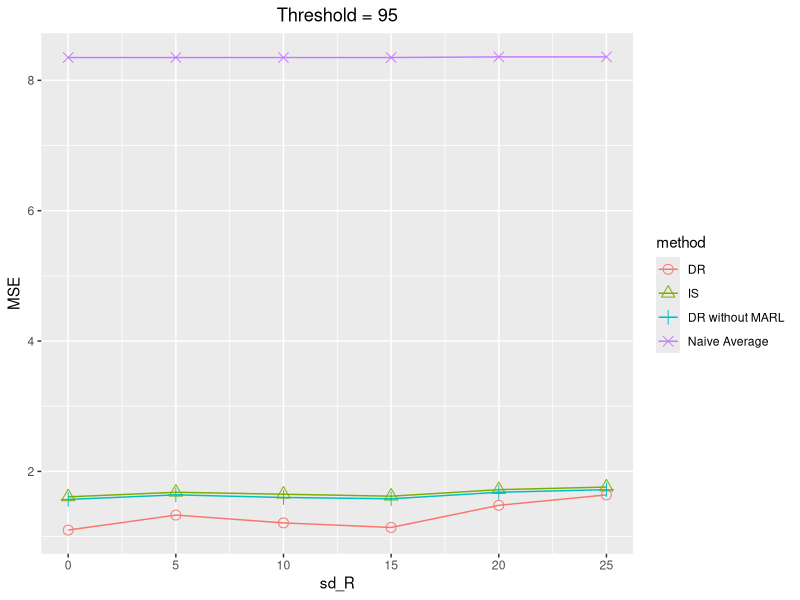
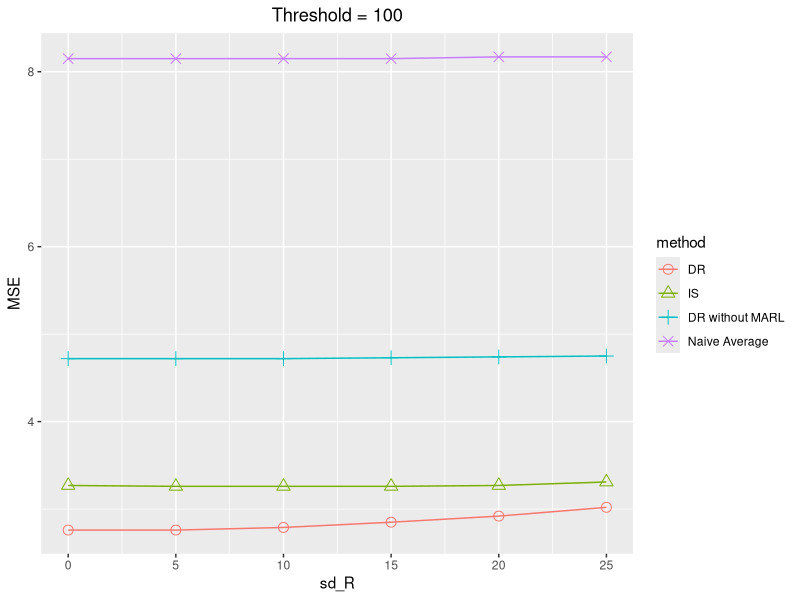
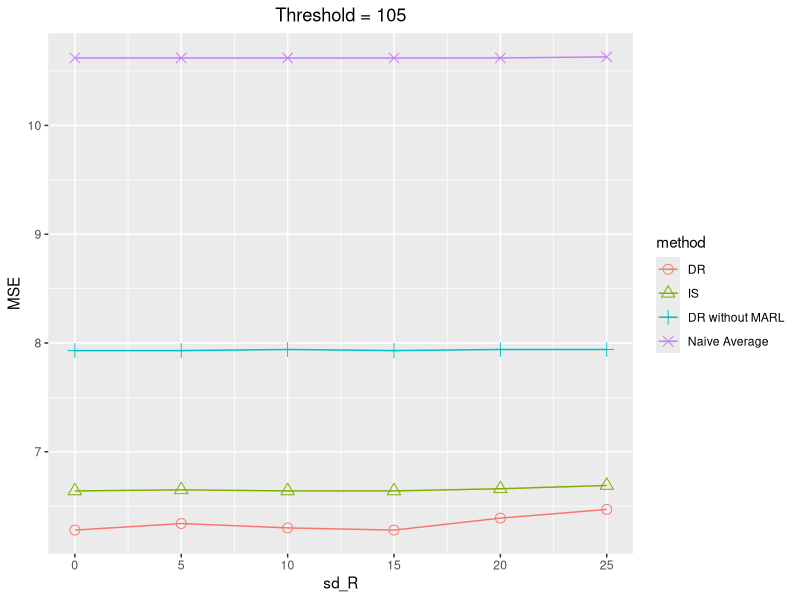
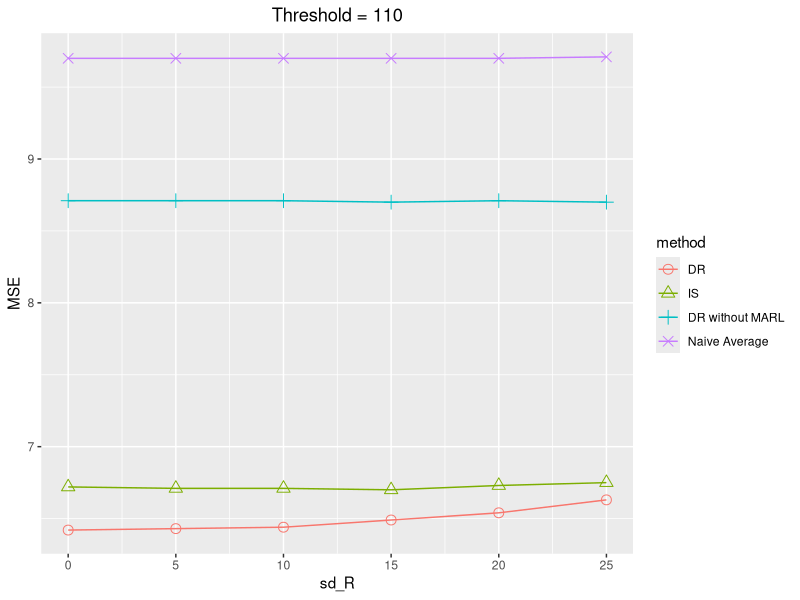
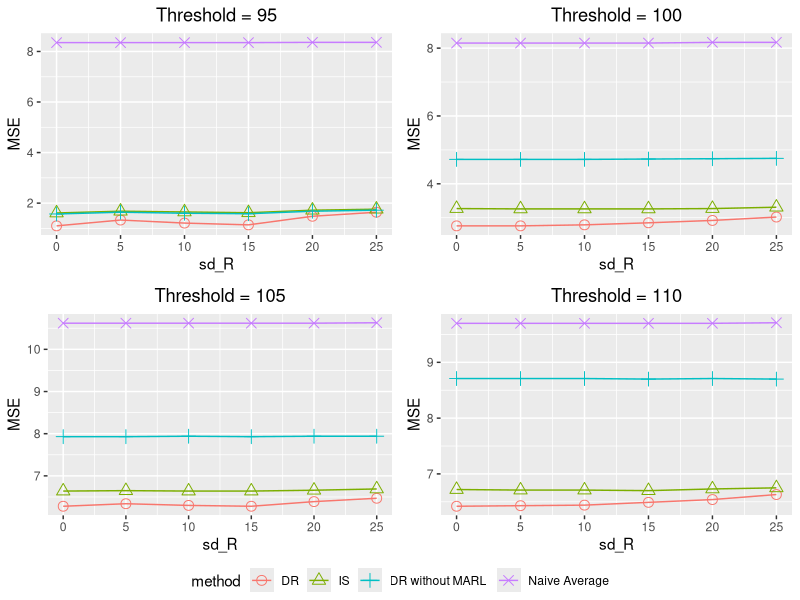

These figures' R source, in order:
library("ggplot2")
library("reshape2")
library("ggpubr")
# data processing ---------------------------------------------------------





res = list(
  # 0
  rbind(c(1.1000e+00, 1.2500e+00, 1.6100e+00, 1.5700e+00, 3.0293e+05, 8.3500e+00)
        , c(2.7600e+00, 2.8800e+00, 3.2700e+00, 4.7200e+00, 1.0663e+05, 8.1500e+00)
,c(6.2800e+00, 6.3800e+00, 6.6400e+00, 7.9300e+00, 5.6689e+04, 1.0620e+01)
, c(6.4200e+00, 6.5000e+00, 6.7200e+00, 8.7100e+00, 1.4610e+05, 9.7000e+00)
),

# 5
rbind(c(1.3300e+00, 1.4500e+00, 1.6800e+00, 1.6400e+00, 2.0652e+05, 8.3500e+00)
      ,c(2.7600e+00 ,2.8900e+00 ,3.2600e+00 ,4.7200e+00 ,1.0647e+05 ,8.1500e+00)
      ,c(6.3400e+00, 6.4600e+00, 6.6500e+00, 7.9300e+00, 7.4066e+04, 1.0620e+01)
,c(6.4300e+00 ,6.5200e+00 ,6.7100e+00 ,8.7100e+00 ,1.8660e+05 ,9.7000e+00)
),

# 10
rbind(c(1.2100e+00 ,1.3500e+00 ,1.6500e+00 ,1.6000e+00 ,2.2339e+05 ,8.3500e+00)
      , c(2.7900e+00, 2.9200e+00, 3.2600e+00, 4.7200e+00, 1.2804e+05, 8.1500e+00)
      ,c(6.3000e+00 ,6.4200e+00 ,6.6400e+00 ,7.9400e+00 ,6.1282e+04 ,1.0620e+01)
, c(6.4400e+00, 6.5400e+00, 6.7100e+00, 8.7100e+00, 1.2983e+05, 9.7000e+00)
),

# 15
rbind(c(1.1400e+00 ,1.2800e+00 ,1.6200e+00 ,1.5800e+00 ,2.2047e+05 ,8.3500e+00)
      , c(2.8500e+00 ,2.9700e+00 ,3.2600e+00 ,4.7300e+00 ,1.0018e+05 ,8.1500e+00)
      ,c(6.2800e+00 ,6.3900e+00 ,6.6400e+00 ,7.9300e+00 ,6.6299e+04 ,1.0620e+01)
, c(6.4900e+00 ,6.5900e+00 ,6.7000e+00 ,8.7000e+00 ,2.6119e+05 ,9.7000e+00)),

# 20
rbind(c(1.4800e+00 ,1.5900e+00 ,1.7200e+00 ,1.6800e+00 ,2.3893e+05 ,8.3600e+00)
      , c(2.9200e+00, 3.0500e+00, 3.2700e+00, 4.7400e+00, 1.3194e+05, 8.1700e+00)
,c(6.3900e+00 ,6.5200e+00 ,6.6600e+00 ,7.9400e+00 ,7.4339e+04 ,1.0620e+01)
, c(6.5400e+00, 6.6500e+00, 6.7300e+00, 8.7100e+00, 2.0903e+05, 9.7000e+00)
),

# 25
rbind(c(1.6400e+00, 1.7500e+00, 1.7600e+00, 1.7200e+00, 1.9804e+05, 8.3600e+00)
      , c(3.0200e+00 ,3.1400e+00 ,3.3100e+00 ,4.7500e+00 ,1.2064e+05 ,8.1700e+00)
,c(6.4700e+00, 6.5900e+00, 6.6900e+00, 7.9400e+00, 7.1860e+04, 1.0630e+01)
, c(6.6300e+00 ,6.7200e+00 ,6.7500e+00 ,8.7000e+00 ,2.6115e+05 ,9.7100e+00))
)


# setting_range = c(4, 6, 8, 10, 12)

setting_range = c(0, 5, 10, 15, 20, 25)
target_num = 4

with_Naive_average = T
with_QV = F
trend = "sd_R"
# trend = "day"


data_targets = list()
  for (target in 1:target_num) {
  da = list()
  for (i in c(1:length(setting_range))) {
    da[[i]] = res[[i]][target, ]
  }
  
  dat = do.call(rbind, da)
  if (with_Naive_average) {
    dat = dat[,-5]
  }else{
    dat = dat[,-c(5,6)]
  }
  
  if (!with_QV) {
    dat = dat[,-2]
  }
  
  dat = cbind(setting_range, dat)
  dat = as.data.frame(dat)
  
  if (with_Naive_average) {
    if (with_QV) {
      names(dat) = c(trend, "DR","QV","IS", "DR without MARL",  "Naive Average")
    }else{
      names(dat) = c(trend, "DR", "IS", "DR without MARL",  "Naive Average")
    }
  }else{
    if (with_QV) {
      names(dat) = c(trend, "DR","QV","IS", "DR without MARL") # "DR without Mean Field",
    }else{
      names(dat) = c(trend, "DR","IS", "DR without MARL") # "DR without Mean Field",
    }
  }
  
  if (trend == "sd_R") {
    mdf <- melt(dat, id.vars="sd_R", value.name="MSE", variable.name="method")
  }else{
    mdf <- melt(dat, id.vars="day", value.name="MSE", variable.name="method")
  }
  data_targets[[target]] = mdf
}

# plotting ----------------------------------------------------------------

# threshold_levels = c(95, 105, 120)#seq(80,110,10)

threshold_levels = c(95, 100, 105,  110)

gg_one_target <-function(dat, threshold, x_axis = T, y_axis = T){
  n_est = length(levels(unique(data_targets[[l]][,2])))
  if (trend == "sd_R") {
    g = ggplot(data=dat, aes(x=sd_R, y=MSE, group = method, colour = method))
  }else{
    g = ggplot(data=dat, aes(x=day, y=MSE, group = method, colour = method))
  }
  
  
  g = g + geom_line() +
    geom_point( size = 3, aes(shape = method), fill="white")+ 
    scale_shape_manual(values=c(1:n_est)) +
    ggtitle(paste(sep = "", "Threshold = ", threshold)) + # paste(title_prefix, name[l] ,sep = " ")
    theme(plot.title = element_text(hjust = 0.5)) 
  # + 
    # scale_x_continuous(breaks = seq(7, 11, 1)) + 
    # scale_y_continuous(breaks = seq(0, 12, 1))
  if (x_axis) {
    if (trend == "sd_R") {
      g = g + xlab("sd_R")
    }else{
      g = g + xlab("Number of Days")
    }
  }
  if (y_axis) {
    y = g + ylab("MSE")
  }
  return(g)
}
# xlim

ggs = list()
for (l in c(1:target_num)) {
  ggs[[l]] = gg_one_target(data_targets[[l]], threshold_levels[l])
  print(ggs[[l]])
}

g = ggarrange(ggs[[1]], ggs[[2]], ggs[[3]], ggs[[4]], ncol=2, nrow=2, common.legend = TRUE, legend="bottom")# , ggs[[3]], ggs[[4]]
print(g)

# https://rpkgs.datanovia.com/ggpubr/reference/ggarrange.html


# archive -----------------------------------------------------------------


# ggsave(g, height = ..., width = ...)


# dev.off()

# caption; legend; comparison; x and y axis
# one_plot <-function(){
#   
#   return()
#     
# }


  # annotate_figure(figure,
  #                 top = text_grob("Visualizing Tooth Growth", color = "red", face = "bold", size = 14),
  #                 bottom = text_grob("Data source: \n ToothGrowth data set", color = "blue",
  #                                    hjust = 1, x = 1, face = "italic", size = 10),
  #                 left = text_grob("Figure arranged using ggpubr", color = "green", rot = 90),
  #                 right = "I'm done, thanks :-)!",
  #                 fig.lab = "Figure 1", fig.lab.face = "bold"
  # )
# g = grid.arrange(gg_I, gg_R,  gg_new, nrow = 3, top = textGrob(main_title, gp=gpar(fontsize=15,font=1)))


# ggexport(g, filename = "/Users/mac/Desktop/test.png")

# , ncol = NULL,
#          nrow = NULL, width = 480, height = 480, pointsize = 12,
#          res = NA, verbose = TRUE)
# Off-policy evaluation results for the target policy with threshold X.

# 
# T1 = rbind(c(8.8000e-01, 6.8000e-01, 7.0000e-01, 1.5000e+00, 4.4516e+06, 1.0100e+01)
#            , c(3.0000e-01, 2.6000e-01, 7.6000e-01, 3.8000e-01, 3.6815e+05, 8.5900e+00)
#            , c(2.8900e+00, 3.0200e+00, 3.1700e+00, 4.6000e+00, 3.4414e+05, 8.1300e+00)
#            , c(6.6400e+00, 6.7200e+00, 6.6200e+00, 8.6200e+00, 7.8847e+05, 9.6800e+00))
# 
# 
# T2 = rbind(c(9.1000e-01, 7.2000e-01, 7.2000e-01, 1.4900e+00, 8.3047e+06, 1.0100e+01)
#            ,  c(3.4000e-01, 3.1000e-01, 7.6000e-01, 3.9000e-01, 3.1747e+05, 8.5900e+00)
#            ,  c(2.8800e+00, 3.0000e+00, 3.1900e+00, 4.6000e+00, 2.9499e+05, 8.1400e+00)
#            ,  c(6.6100e+00, 6.7000e+00, 6.6100e+00, 8.6200e+00, 7.7772e+05, 9.6800e+00))
# 
# 
# T3 = rbind(c(9.6000e-01, 7.9000e-01, 7.5000e-01, 1.5000e+00, 7.2443e+06, 1.0110e+01)
#            ,  c(4.5000e-01, 4.3000e-01, 7.9000e-01, 4.3000e-01, 3.2214e+05, 8.5900e+00)
#            ,  c(2.8800e+00, 3.0000e+00, 3.1800e+00, 4.6200e+00, 4.1990e+05, 8.1400e+00)
#            , c(6.6000e+00, 6.6900e+00, 6.6100e+00, 8.6300e+00, 6.8414e+05, 9.6800e+00))
# 
# 
# T4 = rbind(c(1.1500e+00, 1.0300e+00, 8.6000e-01, 1.5100e+00, 5.3854e+06, 1.0110e+01)
#            , c(7.4000e-01, 7.2000e-01, 8.8000e-01, 5.2000e-01, 4.4523e+05, 8.5900e+00)
#            , c(2.9200e+00, 3.0300e+00, 3.2100e+00, 4.6300e+00, 4.3148e+05, 8.1400e+00)
#            , c(6.6200e+00, 6.6900e+00, 6.6000e+00, 8.6500e+00, 7.2153e+05, 9.6800e+00))



# Next --------------------------------------------------------------------


# res = list(rbind(c(1.0600e+00, 1.0800e+00, 1.1000e+00, 1.4600e+00, 2.7851e+04, 1.0110e+01),                 
#  c(9.1000e-01, 9.2000e-01, 1.0700e+00, 6.0000e-01, 6.2686e+04, 8.5900e+00),                                                                   
#  c(2.6500e+00, 2.7500e+00, 3.2800e+00, 4.6600e+00, 1.3025e+05, 8.1400e+00),                                                                   
#  c(6.2000e+00, 6.2600e+00, 6.6900e+00, 8.6300e+00, 1.3594e+05, 9.6800e+00))       ,
#  
#  rbind(c(7.3000e-01, 7.3000e-01, 9.2000e-01, 1.5000e+00, 2.5821e+05, 1.0090e+01)
# , c(7.2000e-01, 7.4000e-01, 9.1000e-01, 5.1000e-01, 2.7268e+05, 8.5700e+00)
# , c(2.7400e+00, 2.8300e+00, 3.1700e+00, 4.6300e+00, 1.2720e+05, 8.1300e+00)
# , c(6.2900e+00, 6.3400e+00, 6.6000e+00, 8.6700e+00, 8.2207e+04, 9.6800e+00)),
# 
# rbind(c(7.0000e-01, 5.7000e-01, 8.5000e-01, 1.4500e+00, 1.4136e+05, 1.0100e+01),                                                          
#   c(5.3000e-01, 5.4000e-01, 8.7000e-01, 5.0000e-01, 1.0101e+05, 8.5900e+00),                                                               
#   c(2.8200e+00, 2.9300e+00, 3.3000e+00, 4.6900e+00, 6.9906e+04, 8.1500e+00),                                                                   
#   c(6.5000e+00, 6.5600e+00, 6.7300e+00, 8.6900e+00, 8.2243e+04, 9.6900e+00)), 
# 
# rbind(c(8.2000e-01, 6.8000e-01, 8.6000e-01, 1.5000e+00, 5.6077e+05, 1.0090e+01)
# , c(5.5000e-01, 5.4000e-01, 8.6000e-01, 4.4000e-01, 7.0004e+05, 8.5800e+00)
# , c(2.8500e+00, 2.9700e+00, 3.2500e+00, 4.6100e+00, 3.1428e+05, 8.1400e+00)
# , c(6.5200e+00, 6.6000e+00, 6.6400e+00, 8.6300e+00, 1.8352e+05, 9.6800e+00)), 
# 
# rbind(c(9.2000e-01, 7.4000e-01, 7.5000e-01, 1.4700e+00, 6.5480e+05, 1.0120e+01),
#   c(4.0000e-01, 3.7000e-01, 8.1000e-01, 4.4000e-01, 6.2550e+05, 8.6000e+00),
#   c(2.9300e+00, 3.0500e+00, 3.2500e+00, 4.6500e+00, 2.8926e+05, 8.1600e+00),
#   c(6.6100e+00, 6.6900e+00, 6.7100e+00, 8.6500e+00, 2.5924e+05, 9.7000e+00)), 
# 
# rbind(c(9.6000e-01, 7.9000e-01, 7.5000e-01, 1.5000e+00, 5.7357e+06, 1.0110e+01),
# c(4.5000e-01, 4.3000e-01, 7.9000e-01, 4.3000e-01, 4.5500e+05, 8.5900e+00),
# c(2.8800e+00, 3.0000e+00, 3.1900e+00, 4.6100e+00, 4.0111e+05, 8.1400e+00),
# c(6.6100e+00, 6.6900e+00, 6.6100e+00, 8.6300e+00, 9.9615e+05, 9.6800e+00))
# 
# )
# 
# Threshold = 120 and 90
# 7 days
# 
# ,c(8.8600e+00, 8.8800e+00, 8.5600e+00, 1.3510e+01, 5.8042e+05, 9.7700e+00),
# c(3.8000e-01, 4.4000e-01, 8.9000e-01, 4.7000e-01, 2.8415e+05, 8.5800e+00)
# 
# ,c(8.9900e+00, 9.0100e+00, 8.6400e+00, 1.3520e+01, 5.9261e+05, 9.7700e+00),
# c(4.7000e-01 ,5.3000e-01 ,9.0000e-01 ,5.0000e-01 ,2.7614e+05 ,8.5800e+00)
# 
# 
# ,c(8.9200e+00 ,8.9400e+00 ,8.6100e+00 ,1.3510e+01 ,5.8445e+05 ,9.7700e+00),
# c(6.4000e-01, 7.0000e-01, 9.3000e-01, 5.6000e-01, 2.2758e+05, 8.5900e+00)
# 
# ,c(8.8900e+00 ,8.9000e+00 ,8.5900e+00 ,1.3510e+01 ,5.4788e+05 ,9.7700e+00),
# c(8.8000e-01 ,9.2000e-01 ,9.9000e-01 ,6.3000e-01 ,2.1545e+05 ,8.5900e+00)
# 
# ,c(9.0800e+00 ,9.0800e+00 ,8.6700e+00 ,1.3520e+01 ,8.4708e+05 ,9.7700e+00),
# c(1.1200e+00, 1.1400e+00, 1.0900e+00, 7.2000e-01, 1.8088e+05, 8.6000e+00)
# 
# ,c(9.1600e+00, 9.1800e+00, 8.7100e+00, 1.3520e+01, 9.7672e+05, 9.7900e+00),
# c(1.3500e+00 ,1.3800e+00 ,1.1700e+00 ,8.2000e-01 ,1.9231e+05 ,8.6000e+00)
